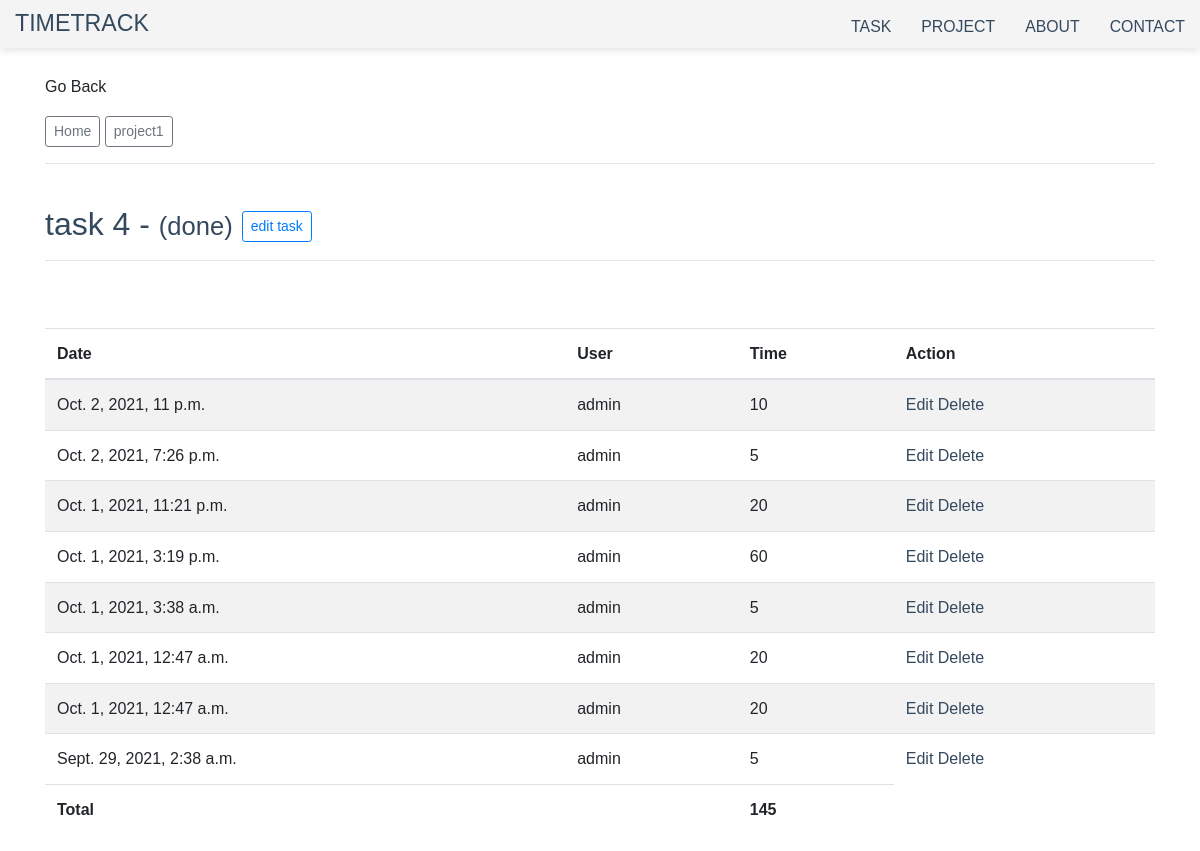
The page /project/6/9/ on the database its author committed.
### project/models.py (models this page shows, shortened)
class Task(models.Model):
    RUNING = 'runing'
    DONE = 'done'
    STATUS_CHOICES = [
        (RUNING, 'Runing'),
        (DONE, 'Done'),
    ]
    project = models.ForeignKey(
        Project, related_name='task', on_delete=models.CASCADE)
    name = models.CharField(max_length=255)
    created_at = models.DateTimeField(default=timezone.now)
    created_by = models.ForeignKey(
        User, related_name='task', on_delete=models.CASCADE)
    status = models.CharField(
        max_length=20,
        choices=STATUS_CHOICES,
        default=RUNING
    )
    class Meta:
        ordering = ['-created_at']
    def registered_time(self):
        return sum(entry.minutes for entry in self.entries.all())

class Project(models.Model):
    title = models.CharField(max_length=255)
    client_name = models.CharField(max_length=250)
    deadline = models.DateField(null=True, blank=True)
    created_at = models.DateTimeField(auto_now_add=True)
    created_by = models.ForeignKey(
        User, related_name='project', on_delete=models.CASCADE)
    class Meta:
        ordering = ['created_at']

class Entry(models.Model):
    project = models.ForeignKey(
        Project, related_name='entries', on_delete=models.CASCADE)
    task = models.ForeignKey(
        Task, related_name='entries', on_delete=models.CASCADE)
    minutes = models.IntegerField(default=0)
    is_tracked = models.BooleanField(default=False)
    created_by = models.ForeignKey(
        User, related_name='entries', on_delete=models.CASCADE)
    created_at = models.DateTimeField()
    class Meta:
        ordering = ['-created_at']

### project/views.py (the view, shortened to what this page needs)
# urls.py: path('project/<int:pk>/<int:task_id>/', task_detail, name='task_detail'),
def task_detail(request, pk, task_id):
    project = get_object_or_404(Project, pk=pk)
    task = get_object_or_404(Task, pk=task_id)
    context = {
        'project': project,
        'task': task,
        'today': datetime.today()  # facing problem on this
    }
    return render(request, 'project/task_detail.html', context)

### project/templates/project/task_detail.html (shortened to what this page needs)
{% extends 'project/home.html' %}
{%block content%}
<br />
<p>Go Back</p>
<a
  class="btn btn-outline-secondary btn-sm"
  href="{% url 'home' %}"
  >Home
</a>
<a
  class="btn btn-outline-secondary btn-sm"
  href="{% url 'project_detail' project.id %}"
  >{{task.project.title}}
</a>
<br>
<hr>
<br>
<h2>
  {{ task.name }} -
  <small>({{ task.status }})</small>
  <span
    ><a
      class="btn btn-outline-primary btn-sm"
      href="{% url 'task_edit' project.id task.id %}"
      >edit task</a
    >
  </span>
</h2>
<hr />
<br />
<br />
{% if task.entries.all %}
<table class="table table-striped">
  <thead>
    <tr>
      <th scope="col">Date</th>
      <th scope="col">User</th>
      <th scope="col">Time</th>
      <th scope="col">Action</th>
    </tr>
  </thead>
  <tbody>
    {% for entry in task.entries.all %}
    <tr>
      <td>{{ entry.created_at }}</td>
      <td>{{ entry.created_by.username }}</td>
      <td>{{ entry.minutes }}</td>
      <td>
        <a href="{% url 'edit-entry' project.id task.id entry.id %}">Edit</a>
        <a href="#">Delete</a>
      </td>
    </tr>
    {% endfor %}
  </tbody>
  <tfoot>
    <tr>
      <th>Total</th>
      <th></th>
      <th>{{ task.registered_time}}</th>
    </tr>
  </tfoot>
</table>
{% else %}
<p>No Entries.....!</p>
{% endif %}
{% endblock content %}

### static/css/project.css (style rules this page uses)
* { box-sizing: border-box; }
body { font-family: "Montserrat", sans-serif; line-height: 1.6; margin: 0; min-height: 100vh; }
h2, h3, a { color: #34495e; }
a { text-decoration: none; }

### rows shown on the page
Task: project "project1", name "task 4", status "done", registered_time "145"
Entry: created_at "Oct. 2, 2021, 11 p.m.", created_by.username "admin", minutes "10"
Entry: created_at "Oct. 2, 2021, 7:26 p.m.", created_by.username "admin", minutes "5"
Entry: created_at "Oct. 1, 2021, 11:21 p.m.", created_by.username "admin", minutes "20"
Entry: created_at "Oct. 1, 2021, 3:19 p.m.", created_by.username "admin", minutes "60"
Entry: created_at "Oct. 1, 2021, 3:38 a.m.", created_by.username "admin", minutes "5"
Entry: created_at "Oct. 1, 2021, 12:47 a.m.", created_by.username "admin", minutes "20"
Entry: created_at "Oct. 1, 2021, 12:47 a.m.", created_by.username "admin", minutes "20"
Entry: created_at "Sept. 29, 2021, 2:38 a.m.", created_by.username "admin", minutes "5"
